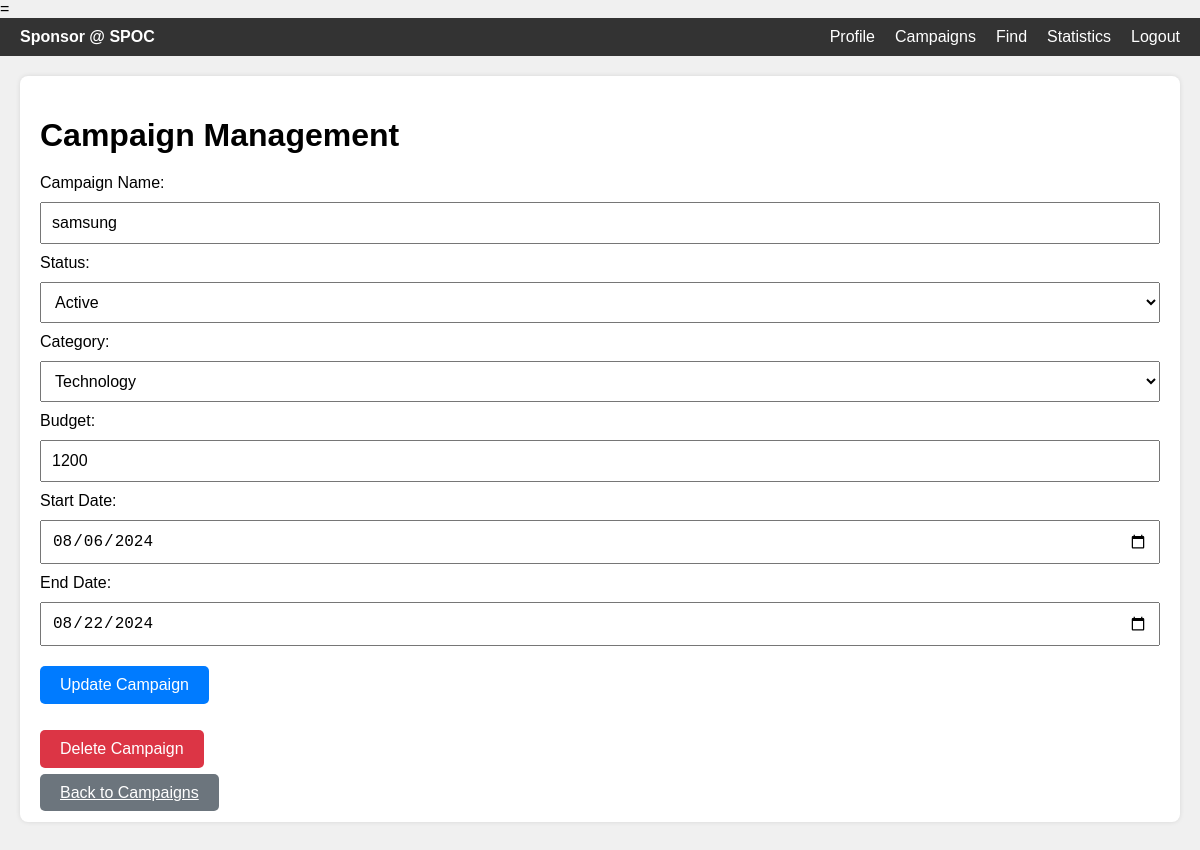
The app's page /campaign_mgmt/1, older data.
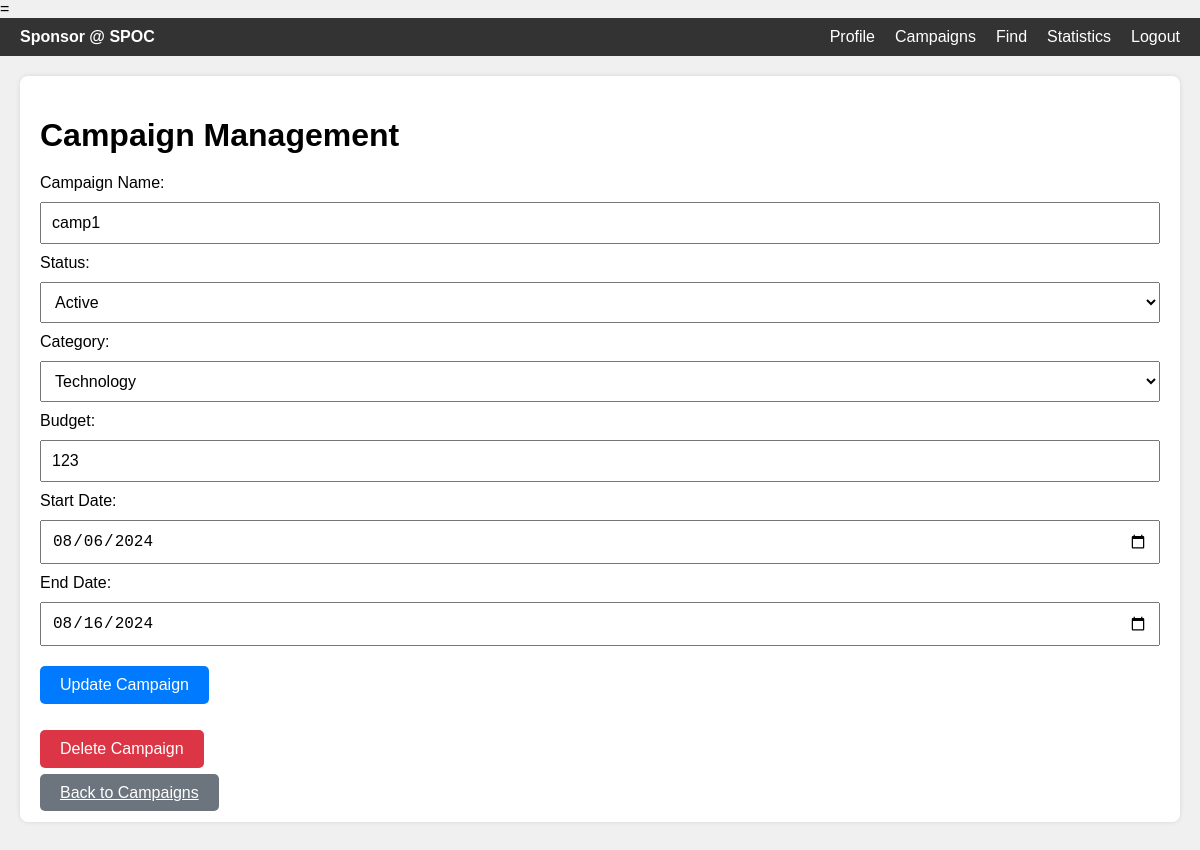
The same page, newer data.
### applications/models.py (models this page shows)
class campaign(db.Model):
    id = db.Column(db.Integer, primary_key=True)
    name = db.Column(db.String(100), nullable=False)
    status = db.Column(db.String(50), nullable=False,default="active")
    category = db.Column(db.String(50), nullable=False)
    budget = db.Column(db.Integer, nullable=False)
    sponsor_id = db.Column(db.Integer, db.ForeignKey('sponsor.id'), nullable=False)
    start_date = db.Column(db.Date, nullable=False)
    end_date = db.Column(db.Date, nullable=True)
    ad_requests = db.relationship('adrequest', backref='campaign', lazy=True)

### applications/routes.py (the view)
@app.route('/campaign_mgmt/<int:campaign_id>')
def campaign_mgmt(campaign_id):
    cmp = campaign.query.get_or_404(campaign_id)
    return render_template('campaign_mgmt.html', campaign=cmp)

### templates/campaign_mgmt.html (shortened to what this page needs)
=<!DOCTYPE html>
<html lang="en">
<head>
</head>
<body>
    <nav>
        <div class="left">Sponsor @ SPOC</div>
        <ul>
            <li><a href="{{ url_for('sp_home') }}">Profile</a></li>
            <li><a href="{{ url_for('campaigns') }}">Campaigns</a></li>
            <li><a href="{{ url_for('sp_find') }}">Find</a></li>
            <li><a href="{{ url_for('sp_statistics') }}">Statistics</a></li>
            <li><a href="{{ url_for('sp_logout') }}">Logout</a></li>
        </ul>
    </nav>
    <div class="content">
        <div class="campaign-details">
            <h1>Campaign Management</h1>
            <form method="post" action="{{ url_for('update_campaign', campaign_id=campaign.id) }}">
                <label for="name">Campaign Name:</label>
                <input type="text" id="name" name="name" value="{{ campaign.name }}" required>
                <label for="status">Status:</label>
                <select id="status" name="status" required>
                    <option value="active" {{ 'selected' if campaign.status == 'active' }}>Active</option>
                </select>
                <label for="category">Category:</label>
                <select id="category" name="category" required>
                    <option value="Technology" {{ 'selected' if campaign.category == 'Technology' }}>Technology</option>
                </select>
                <label for="budget">Budget:</label>
                <input type="number" id="budget" name="budget" value="{{ campaign.budget }}" required min="0">
                <label for="start_date">Start Date:</label>
                <input type="date" id="start_date" name="start_date" value="{{ campaign.start_date.strftime('%Y-%m-%d') if campaign.start_date else '' }}" required>
                <label for="end_date">End Date:</label>
                <input type="date" id="end_date" name="end_date" value="{{ campaign.end_date.strftime('%Y-%m-%d') if campaign.end_date else '' }}">
                <div class="btn-container">
                    <button type="submit" class="btn">Update Campaign</button>
                </div>
            </form>
            <form method="post" action="{{ url_for('delete_campaign', campaign_id=campaign.id) }}" style="margin-top: 10px;">
                <button type="submit" class="btn btn-delete">Delete Campaign</button>
            </form>
            <a href="{{ url_for('campaigns') }}" class="btn btn-back">Back to Campaigns</a>
        </div>
    </div>
</body>
</html>

Row changes from the older to the newer data that the page shows:
changed campaign: name "samsung" → "camp1"; budget "1200" → "123"; end_date "08/22/2024" → "08/16/2024"
